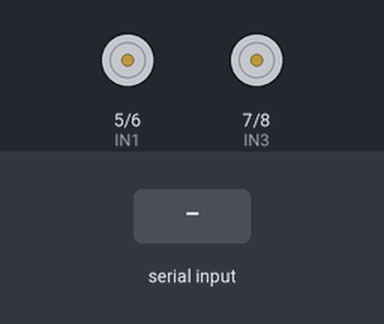
This sketch was run on a simulated Arduino Uno, built with avr-gcc and run on an emulated ATmega328P. On the bench: motor-driver pin pairs drawn as motors (green arrow = first pin HIGH = forward, orange = second pin HIGH = backward, longer = more drive). Inputs (shaded band) come from the test bench.

Above: at 1.2 s.
1.3 s: "1\n" received over the second serial link
At 2.1 s:
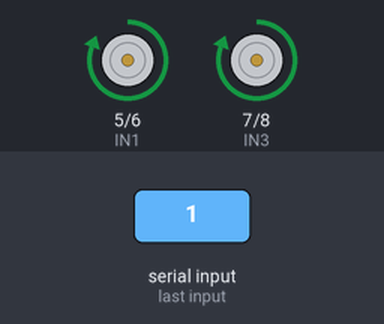
2.8 s: "2\n" received over the second serial link
At 3.3 s:
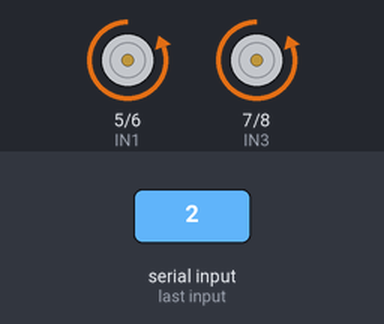
4.3 s: "3\n" received over the second serial link
At 5.5 s:
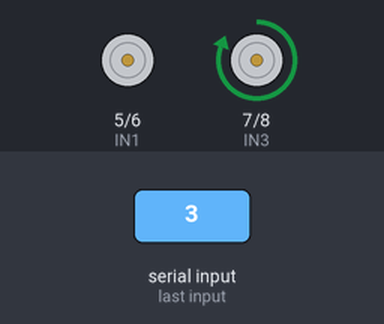
5.8 s: "4\n" received over the second serial link
At 6.8 s:
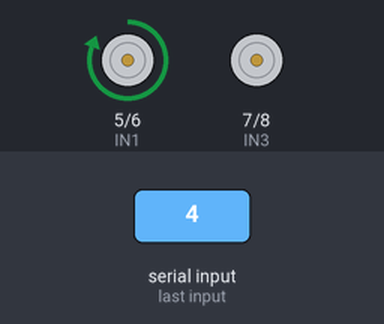
7.3 s: "5\n" received over the second serial link
At 7.9 s:
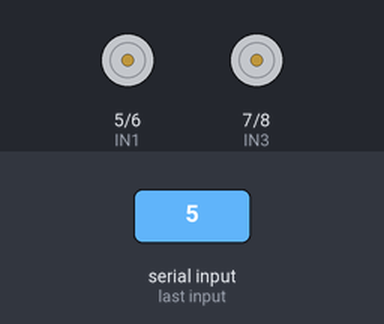
Timing chart, 0 to 9.8 s (numbered marks = the images above; inputs shaded):
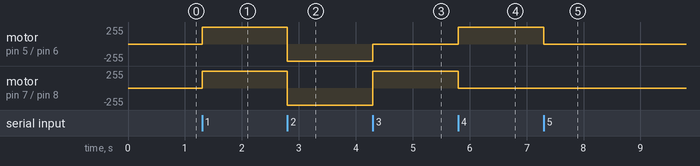

The sketch:

anothertry.ino
```cpp
#include<SoftwareSerial.h>

#define IN1 5
#define IN2 6
#define IN3 7
#define IN4 8
//#define EN1 9
//#define EN2 10

SoftwareSerial mySerial(1, 0); // RX, TX

String data;
int btVal;

void setup()
{
  //Serial.begin(115200);
  pinMode(IN1, OUTPUT);
  pinMode(IN2, OUTPUT);
  pinMode(IN3, OUTPUT);
  pinMode(IN4, OUTPUT);
  //pinMode(EN1, OUTPUT);
  //pinMode(EN2, OUTPUT);
  digitalWrite(IN1, LOW);
  digitalWrite(IN2, LOW);
  digitalWrite(IN3, LOW);
  digitalWrite(IN4, LOW);
  //analogWrite(EN1,63);
  //analogWrite(EN2,63);
  mySerial.begin(9600);
}

void loop()
{
 while (mySerial.available())
 {
  {
      data = mySerial.readStringUntil('\n');
      //Serial.print(str);
  }

    btVal = (data.toInt());
    //Serial.print("BlueTooth Value ");
    //Serial.println(btVal);


  switch (btVal)
   {
      case 1:
        //Serial.println("Forward");
        forward();
        break;

      case 2:
       //Serial.println("Reverse");
        reverse();
        break;

      case 3:
       //Serial.println("Left");
        left();
        break;

      case 4:
        //Serial.println("Right");
        right();
        break;

      case 5:
        //Serial.println("Stop");
        stoprobot();
        break;

  }

 }


   if (mySerial.available() < 0)
    {
     //Serial.println("No Bluetooth Data ");
    }

}

void forward()
{
  digitalWrite(IN1, HIGH);
  digitalWrite(IN2, LOW);
  digitalWrite(IN3, HIGH);
  digitalWrite(IN4, LOW);
}

void reverse()
{
  digitalWrite(IN1, LOW);
  digitalWrite(IN2, HIGH);
  digitalWrite(IN3, LOW);
  digitalWrite(IN4, HIGH);
}

void left()
{
  digitalWrite(IN1, LOW);
  digitalWrite(IN2, LOW);
  digitalWrite(IN3, HIGH);
  digitalWrite(IN4, LOW);
}

void right()
{
  digitalWrite(IN1, HIGH);
  digitalWrite(IN2, LOW);
  digitalWrite(IN3, LOW);
  digitalWrite(IN4, LOW);
}

void stoprobot()
{
  digitalWrite(IN1, LOW);
  digitalWrite(IN2, LOW);
  digitalWrite(IN3, LOW);
  digitalWrite(IN4, LOW);
}
```

Measured:
- after the input at 1.3 s, motor on pin 5 (IN1) / pin 6 (IN2), motor on pin 7 (IN3) / pin 8 (IN4): stopped → forward 255/255 at once
- after the input at 2.8 s, motor on pin 5 (IN1) / pin 6 (IN2), motor on pin 7 (IN3) / pin 8 (IN4): forward 255/255 → backward 255/255 at once
- after the input at 4.3 s, motor on pin 5 (IN1) / pin 6 (IN2): backward 255/255 → stopped at once; motor on pin 7 (IN3) / pin 8 (IN4): backward 255/255 → forward 255/255 at once
- after the input at 5.8 s, motor on pin 5 (IN1) / pin 6 (IN2): stopped → forward 255/255 at once; motor on pin 7 (IN3) / pin 8 (IN4): forward 255/255 → stopped at once
- after the input at 7.3 s, motor on pin 5 (IN1) / pin 6 (IN2): forward 255/255 → stopped at once
